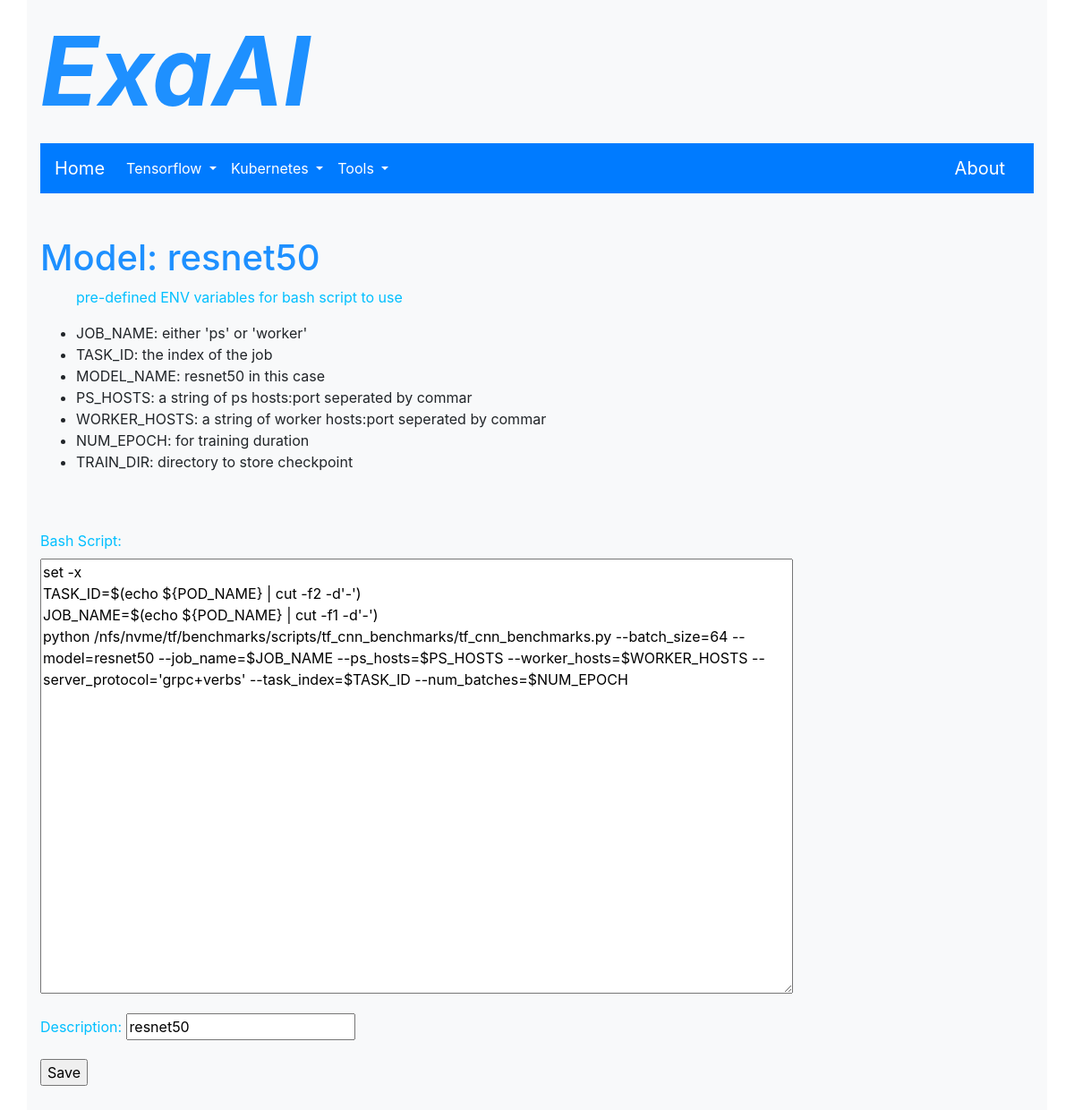
Page /model/resnet50 on the earlier database version.
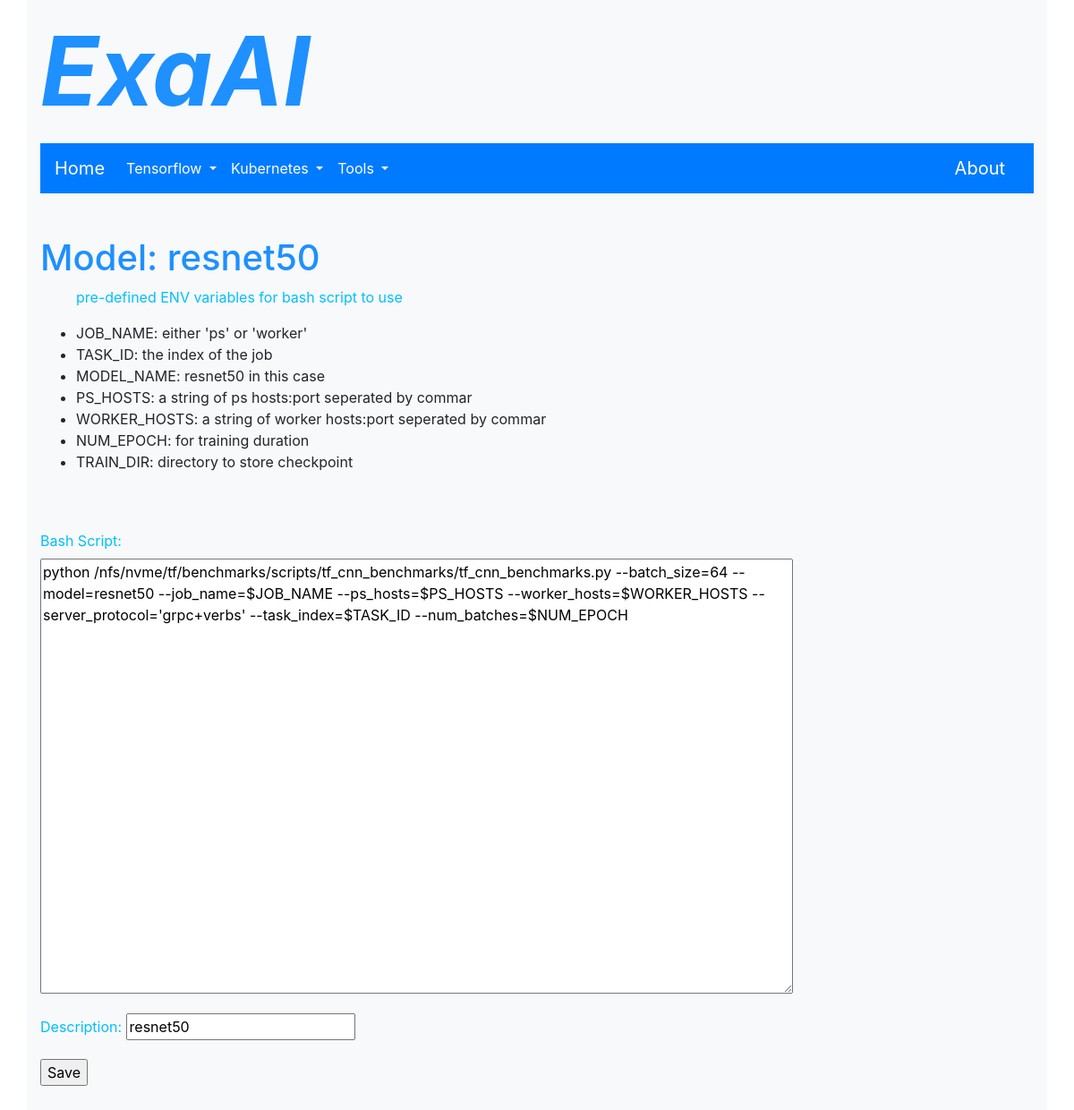
Same page on the later database version.
### tables this page shows
CREATE TABLE models (
	name string primary key,
	script text,
	description string
	);

### main.py (the view)
@app.route('/model/<name>', methods=['GET', 'POST'])
def model(name=None):
    data = get_models(name)
    form = ModelEditForm()
    if form.validate_on_submit():
        update_model(name, form.script.data, form.desc.data)
        return redirect(url_for('models'))
    return render_template('model.html', data=data, form=form)

### forms.py
class ModelEditForm(FlaskForm):
    script =  TextAreaField('Bash Script:')
    desc = TextField('Description: ')
    submit = SubmitField('Save')

### db_parse.py (called while the page is built)
def get_models(name = None):
    models = []
    conn = sqlite3.connect('sqlite3.db')
    c = conn.cursor()
    if name:
        c.execute("SELECT name, script, description FROM models WHERE name = '{}'".format(name))
        name, script, desc = c.fetchone()
        script = script.replace("''", "'").replace('\r\n', '\n')
        models.append(name)
        models.append(script)
        models.append(desc)
    else:
        c.execute("SELECT name, script, description FROM models ORDER BY name")
        for res in c.fetchall():
            name, script, desc =  res
            script = script.replace("''", "'").replace('\r\n', '\n')
            models.append([name, script, desc])
    conn.close()
    return models

### templates/model.html (shortened to what this page needs)
{% extends "base.html" %}
{% block content %}
<br/>
<br/>
    <h1>Model: {{ data[0] }}</h1>
    <ul>
        <p>pre-defined ENV variables for bash script to use</p>
        <li>JOB_NAME: either 'ps' or 'worker'</li>
        <li>TASK_ID: the index of the job</li>
        <li>MODEL_NAME: {{ data[0] }} in this case</li>
        <li>PS_HOSTS:  a string of ps hosts:port seperated by commar</li>
        <li>WORKER_HOSTS: a string of worker hosts:port seperated by commar</li>
        <li>NUM_EPOCH: for training duration</li>
        <li>TRAIN_DIR: directory to store checkpoint</li>
    </ul>
    <br/>
    <br/>
    <form action="" method="post">
        <p>
            {{ form.script.label }}<br/>
            {% set f = form.script.process_data(data[1]) %}
            {{ form.script(cols=80, rows=20) }}
        </p>
        <p>
            {{ form.desc.label }}
            {{ form.desc(value=data[2], cols=60) }}
        </p>
        <p>{{ form.submit() }}</p>
    </form>
<br/>
<br/>
{% endblock %}

### templates/base.html (shortened to what this page needs)
<!DOCTYPE html>
<html lang="en">
<head>
    <link rel="stylesheet" href="https://maxcdn.bootstrapcdn.com/bootstrap/4.0.0/css/bootstrap.min.css">
</head>
<body>
<div class="container">
  <div class="row bg-light">
    <div class="col">
<p1><span style="font-size:666%; color:Dodgerblue; font-style:italic; font-weight:bold;">ExaAI</span></p1>
<nav class="navbar navbar-expand-lg navbar-dark bg-primary">
  <a class="navbar-brand" href="/">Home</a>
  <div class="collapse navbar-collapse" id="navbarSupportedContent">
    <ul class="navbar-nav mr-auto">
      <li class="nav-item dropdown active">
        <a class="nav-link dropdown-toggle" href="#" id="navbarDropdown" role="button" data-toggle="dropdown" aria-haspopup="true" aria-expanded="false">
          Tensorflow
        </a>
      </li>
      <li class="nav-item dropdown active">
        <a class="nav-link dropdown-toggle" href="#" id="navbarDropdown" role="button" data-toggle="dropdown" aria-haspopup="true" aria-expanded="false">
          Kubernetes
        </a>
      </li>
      <li class="nav-item dropdown active">
        <a class="nav-link dropdown-toggle" href="#" id="navbarDropdown" role="button" data-toggle="dropdown" aria-haspopup="true" aria-expanded="false">
          Tools
        </a>
      </li>
    </ul>
    <a class="navbar-brand" href="http://www.exaai.io">About</a>
  </div>
</nav>
      {% block content %}{% endblock %}
    </div>
  </div>
</div>
</body>
</html>

### templates/base.html (style rules this page uses)
h1 { color: DodgerBlue; }
p { color: DeepSkyBlue; }

Differences in the rows shown:
changed models "resnet50": script (not shown) → "python /nfs/nvme/tf/benchmarks/scripts/tf_cnn_benchmarks/tf_cnn_benchmarks.py --batch_size=64 --model=resnet50 --job_name=$JOB_NAME --ps_hosts=$PS_HOSTS --worker_hosts=$WORKER_HOSTS --server_protocol='grpc+verbs' --task_index=$TASK_ID --num_batches=$NUM_EPOCH"
Other differences:
form field script: "set -x TASK_ID=$(echo ${POD_NAME} | cut -f2 -d'-') JOB_NAME=$(echo ${POD_NAME} | cut -f1 -d'-') python /nfs/nvme/tf/benchmarks/scripts/tf_cnn_benchmarks/tf_cnn_benchmarks.py --batch_size=64 --model=resnet50 --job_name=$JOB_NAME --ps_hosts=$PS_HOSTS --worker_hosts=$WORKER_HOSTS --server_protocol='grpc+verbs' --task_index=$TASK_ID --num_batches=$NUM_EPOCH" → (not shown)
